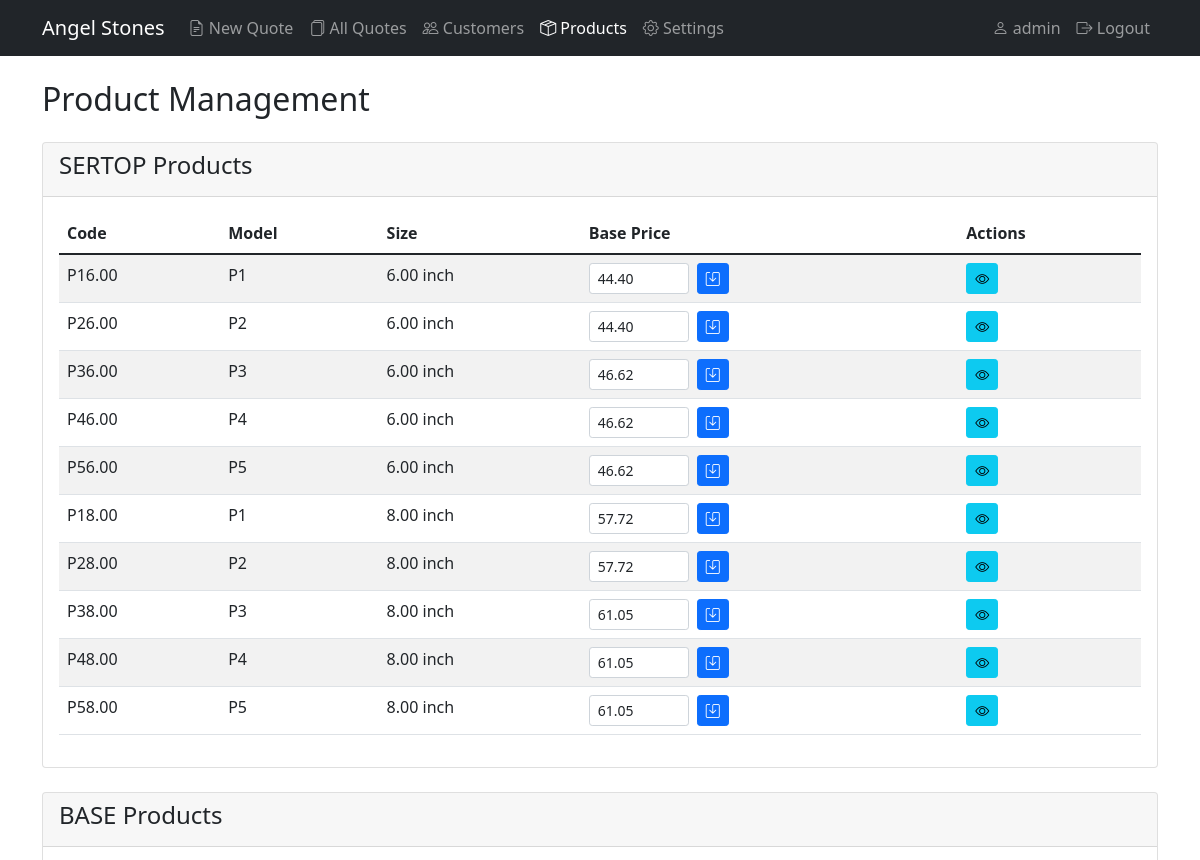
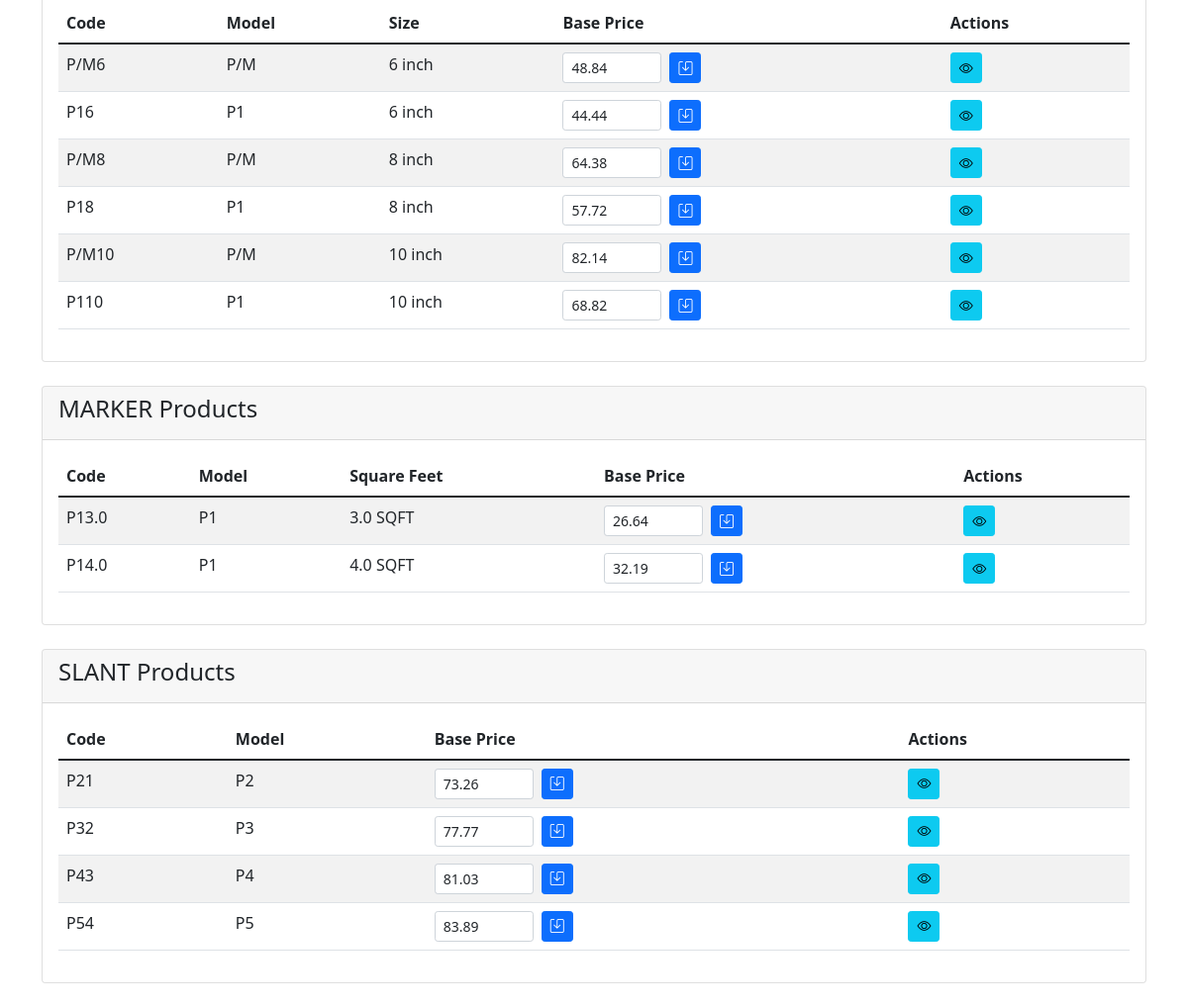
/admin/products.php (signed in), run on the app's committed database (2 pictures, top to bottom).
### tables this page shows
CREATE TABLE sertop_products (
    id INT AUTO_INCREMENT PRIMARY KEY,
    model VARCHAR(100) NOT NULL,
    size_inches DECIMAL(10,2) NOT NULL,
    base_price DECIMAL(10,2) NOT NULL,
    created_at TIMESTAMP DEFAULT CURRENT_TIMESTAMP,
    updated_at TIMESTAMP DEFAULT CURRENT_TIMESTAMP ON UPDATE CURRENT_TIMESTAMP
);

CREATE TABLE base_products (
    id INT AUTO_INCREMENT PRIMARY KEY,
    product_code VARCHAR(10) NOT NULL,
    model VARCHAR(10) NOT NULL,
    size_inches INT NOT NULL,
    length_inches DECIMAL(10, 2) NOT NULL,
    breadth_inches DECIMAL(10, 2) NOT NULL,
    is_premium BOOLEAN DEFAULT FALSE,
    description VARCHAR(100),
    base_price DECIMAL(10, 2) NOT NULL,
    created_at TIMESTAMP DEFAULT CURRENT_TIMESTAMP
);

CREATE TABLE marker_products (
    id INT AUTO_INCREMENT PRIMARY KEY,
    product_code VARCHAR(10) NOT NULL,
    model VARCHAR(10) NOT NULL,
    square_feet DECIMAL(4, 1) NOT NULL,
    length_inches DECIMAL(10, 2) NOT NULL,
    breadth_inches DECIMAL(10, 2) NOT NULL,
    description VARCHAR(100),
    base_price DECIMAL(10, 2) NOT NULL,
    created_at TIMESTAMP DEFAULT CURRENT_TIMESTAMP
);

CREATE TABLE slant_products (
    id INT AUTO_INCREMENT PRIMARY KEY,
    product_code VARCHAR(10) NOT NULL,
    model VARCHAR(10) NOT NULL,
    length_inches DECIMAL(10, 2) NOT NULL,
    breadth_inches DECIMAL(10, 2) NOT NULL,
    description VARCHAR(100),
    base_price DECIMAL(10, 2) NOT NULL,
    created_at TIMESTAMP DEFAULT CURRENT_TIMESTAMP
);

### admin/includes/config.php (called while the page is built, shortened)
<?php
function isAdmin() {
    return isset($_SESSION['user_role']) && $_SESSION['user_role'] === 'admin';
}
function getUrl($path = '') {
    return BASE_URL . ltrim($path, '/');
}
?>

### admin/products.php (the view, shortened to what this page needs)
<?php
require_once 'includes/config.php';
$sertop_products = [];
$result = $conn->query("SELECT *, CONCAT(model, size_inches) as product_code FROM sertop_products ORDER BY size_inches, model");
while ($row = $result->fetch_assoc()) {
    $sertop_products[] = $row;
}
$base_products = [];
$result = $conn->query("SELECT *, CONCAT(model, size_inches) as product_code FROM base_products ORDER BY size_inches, model");
while ($row = $result->fetch_assoc()) {
    $base_products[] = $row;
}
$marker_products = [];
$result = $conn->query("SELECT *, CONCAT(model, square_feet) as product_code FROM marker_products ORDER BY square_feet, model");
while ($row = $result->fetch_assoc()) {
    $marker_products[] = $row;
}
$slant_products = [];
$result = $conn->query("SELECT *, CONCAT(model, id) as product_code FROM slant_products ORDER BY model");
while ($row = $result->fetch_assoc()) {
    $slant_products[] = $row;
}
?>
<!DOCTYPE html>
<html lang="en">
<head>
    <link href="https://cdn.jsdelivr.net/npm/bootstrap@5.1.3/dist/css/bootstrap.min.css" rel="stylesheet">
    <link href="https://cdn.jsdelivr.net/npm/bootstrap-icons@1.7.2/font/bootstrap-icons.css" rel="stylesheet">
</head>
<body>
    <?php include 'navbar.php'; ?>
    <div class="container mt-4">
        <h2 class="mb-4">Product Management</h2>
        <div class="card mb-4">
            <div class="card-header">
                <h4>SERTOP Products</h4>
            </div>
            <div class="card-body">
                <div class="table-responsive">
                    <table class="table table-striped">
                        <thead>
                            <tr>
                                <th>Code</th>
                                <th>Model</th>
                                <th>Size</th>
                                <th>Base Price</th>
                                <th>Actions</th>
                            </tr>
                        </thead>
                        <tbody>
                            <?php foreach ($sertop_products as $product): ?>
                                <tr>
                                    <td><?php echo htmlspecialchars($product['product_code']); ?></td>
                                    <td><?php echo htmlspecialchars($product['model']); ?></td>
                                    <td><?php echo htmlspecialchars($product['size_inches']); ?> inch</td>
                                    <td>
                                        <form method="post" class="d-flex align-items-center">
                                            <input type="number" name="base_price" value="<?php echo $product['base_price']; ?>"
                                                   class="form-control form-control-sm" style="width: 100px" step="0.01" required>
                                            <button type="submit" name="update_sertop" class="btn btn-sm btn-primary ms-2">
                                                <i class="bi bi-save"></i>
                                            </button>
                                        </form>
                                    </td>
                                    <td>
                                        <button type="button" class="btn btn-sm btn-info" onclick="viewProduct('sertop', <?php echo $product['id']; ?>)">
                                            <i class="bi bi-eye"></i>
                                        </button>
                                    </td>
                                </tr>
                            <?php endforeach; ?>
                        </tbody>
                    </table>
                </div>
            </div>
        </div>
        <div class="card mb-4">
            <div class="card-header">
                <h4>BASE Products</h4>
            </div>
            <div class="card-body">
                <div class="table-responsive">
                    <table class="table table-striped">
                        <thead>
                            <tr>
                                <th>Code</th>
                                <th>Model</th>
                                <th>Size</th>
                                <th>Base Price</th>
                                <th>Actions</th>
                            </tr>
                        </thead>
                        <tbody>
                            <?php foreach ($base_products as $product): ?>
                                <tr>
                                    <td><?php echo htmlspecialchars($product['product_code']); ?></td>
                                    <td><?php echo htmlspecialchars($product['model']); ?></td>
                                    <td><?php echo htmlspecialchars($product['size_inches']); ?> inch</td>
                                    <td>
                                        <form method="post" class="d-flex align-items-center">
                                            <input type="number" name="base_price" value="<?php echo $product['base_price']; ?>"
                                                   class="form-control form-control-sm" style="width: 100px" step="0.01" required>
                                            <button type="submit" name="update_base" class="btn btn-sm btn-primary ms-2">
                                                <i class="bi bi-save"></i>
                                            </button>
                                        </form>
                                    </td>
                                    <td>
                                        <button type="button" class="btn btn-sm btn-info" onclick="viewProduct('base', <?php echo $product['id']; ?>)">
                                            <i class="bi bi-eye"></i>
                                        </button>
                                    </td>
                                </tr>
                            <?php endforeach; ?>
                        </tbody>
                    </table>
                </div>
            </div>
        </div>
        <div class="card mb-4">
            <div class="card-header">
                <h4>MARKER Products</h4>
            </div>
            <div class="card-body">
                <div class="table-responsive">
                    <table class="table table-striped">
                        <thead>
                            <tr>
                                <th>Code</th>
                                <th>Model</th>
                                <th>Square Feet</th>
                                <th>Base Price</th>
                                <th>Actions</th>
                            </tr>
                        </thead>
                        <tbody>
                            <?php foreach ($marker_products as $product): ?>
                                <tr>
                                    <td><?php echo htmlspecialchars($product['product_code']); ?></td>
                                    <td><?php echo htmlspecialchars($product['model']); ?></td>
                                    <td><?php echo htmlspecialchars($product['square_feet']); ?> SQFT</td>
                                    <td>
                                        <form method="post" class="d-flex align-items-center">
                                            <input type="number" name="base_price" value="<?php echo $product['base_price']; ?>"
                                                   class="form-control form-control-sm" style="width: 100px" step="0.01" required>
                                            <button type="submit" name="update_marker" class="btn btn-sm btn-primary ms-2">
                                                <i class="bi bi-save"></i>
                                            </button>
                                        </form>
                                    </td>
                                    <td>
                                        <button type="button" class="btn btn-sm btn-info" onclick="viewProduct('marker', <?php echo $product['id']; ?>)">
                                            <i class="bi bi-eye"></i>
                                        </button>
                                    </td>
                                </tr>
                            <?php endforeach; ?>
                        </tbody>
                    </table>
                </div>
            </div>
        </div>
        <div class="card mb-4">
            <div class="card-header">
                <h4>SLANT Products</h4>
            </div>
            <div class="card-body">
                <div class="table-responsive">
                    <table class="table table-striped">
                        <thead>
                            <tr>
                                <th>Code</th>
                                <th>Model</th>
                                <th>Base Price</th>
                                <th>Actions</th>
                            </tr>
                        </thead>
                        <tbody>
                            <?php foreach ($slant_products as $product): ?>
                                <tr>
                                    <td><?php echo htmlspecialchars($product['product_code']); ?></td>
                                    <td><?php echo htmlspecialchars($product['model']); ?></td>
                                    <td>
                                        <form method="post" class="d-flex align-items-center">
                                            <input type="number" name="base_price" value="<?php echo $product['base_price']; ?>"
                                                   class="form-control form-control-sm" style="width: 100px" step="0.01" required>
                                            <button type="submit" name="update_slant" class="btn btn-sm btn-primary ms-2">
                                                <i class="bi bi-save"></i>
                                            </button>
                                        </form>
                                    </td>
                                    <td>
                                        <button type="button" class="btn btn-sm btn-info" onclick="viewProduct('slant', <?php echo $product['id']; ?>)">
                                            <i class="bi bi-eye"></i>
                                        </button>
                                    </td>
                                </tr>
                            <?php endforeach; ?>
                        </tbody>
                    </table>
                </div>
            </div>
        </div>
    </div>
</body>
</html>

### admin/navbar.php (shortened to what this page needs)
<?php
require_once 'includes/config.php';
$current_page = basename($_SERVER['PHP_SELF']);
?>
<nav class="navbar navbar-expand-lg navbar-dark bg-dark">
    <div class="container">
        <a class="navbar-brand" href="<?php echo getUrl('index.php'); ?>">Angel Stones</a>
        <div class="collapse navbar-collapse" id="navbarNav">
            <ul class="navbar-nav me-auto">
                <li class="nav-item">
                    <a class="nav-link <?php echo $current_page == 'quote.php' ? 'active' : ''; ?>"
                       href="<?php echo getUrl('quote.php'); ?>">
                        <i class="bi bi-file-earmark-text"></i> New Quote
                    </a>
                </li>
                <li class="nav-item">
                    <a class="nav-link <?php echo $current_page == 'quotes.php' ? 'active' : ''; ?>"
                       href="<?php echo getUrl('quotes.php'); ?>">
                        <i class="bi bi-files"></i> All Quotes
                    </a>
                </li>
                <li class="nav-item">
                    <a class="nav-link <?php echo $current_page == 'customers.php' ? 'active' : ''; ?>"
                       href="<?php echo getUrl('customers.php'); ?>">
                        <i class="bi bi-people"></i> Customers
                    </a>
                </li>
                <?php if (isAdmin()): ?>
                <li class="nav-item">
                    <a class="nav-link <?php echo $current_page == 'products.php' ? 'active' : ''; ?>"
                       href="<?php echo getUrl('products.php'); ?>">
                        <i class="bi bi-box-seam"></i> Products
                    </a>
                </li>
                <li class="nav-item">
                    <a class="nav-link <?php echo $current_page == 'settings.php' ? 'active' : ''; ?>"
                       href="<?php echo getUrl('settings.php'); ?>">
                        <i class="bi bi-gear"></i> Settings
                    </a>
                </li>
                <?php endif; ?>
            </ul>
            <ul class="navbar-nav">
                <?php if (isset($_SESSION['username'])): ?>
                <li class="nav-item">
                    <span class="nav-link">
                        <i class="bi bi-person"></i> <?php echo htmlspecialchars($_SESSION['username']); ?>
                    </span>
                </li>
                <li class="nav-item">
                    <a class="nav-link" href="<?php echo getUrl('logout.php'); ?>">
                        <i class="bi bi-box-arrow-right"></i> Logout
                    </a>
                </li>
                <?php endif; ?>
            </ul>
        </div>
    </div>
</nav>

### data on the page
sertop_products: product_code "P16.00", model "P1", size_inches "6.00", base_price "44.40"
sertop_products: product_code "P26.00", model "P2", size_inches "6.00", base_price "44.40"
sertop_products: product_code "P36.00", model "P3", size_inches "6.00", base_price "46.62"
sertop_products: product_code "P46.00", model "P4", size_inches "6.00", base_price "46.62"
sertop_products: product_code "P56.00", model "P5", size_inches "6.00", base_price "46.62"
sertop_products: product_code "P18.00", model "P1", size_inches "8.00", base_price "57.72"
sertop_products: product_code "P28.00", model "P2", size_inches "8.00", base_price "57.72"
sertop_products: product_code "P38.00", model "P3", size_inches "8.00", base_price "61.05"
sertop_products: product_code "P48.00", model "P4", size_inches "8.00", base_price "61.05"
sertop_products: product_code "P58.00", model "P5", size_inches "8.00", base_price "61.05"
base_products: product_code "P/M6", model "P/M", size_inches "6", base_price "48.84"
base_products: product_code "P16", model "P1", size_inches "6", base_price "44.44"
base_products: product_code "P/M8", model "P/M", size_inches "8", base_price "64.38"
base_products: product_code "P18", model "P1", size_inches "8", base_price "57.72"
base_products: product_code "P/M10", model "P/M", size_inches "10", base_price "82.14"
base_products: product_code "P110", model "P1", size_inches "10", base_price "68.82"
marker_products: product_code "P13.0", model "P1", square_feet "3.0", base_price "26.64"
marker_products: product_code "P14.0", model "P1", square_feet "4.0", base_price "32.19"
slant_products: product_code "P21", model "P2", base_price "73.26"
slant_products: product_code "P32", model "P3", base_price "77.77"
slant_products: product_code "P43", model "P4", base_price "81.03"
slant_products: product_code "P54", model "P5", base_price "83.89"

### other printed values
$_SESSION['username'] "admin"
